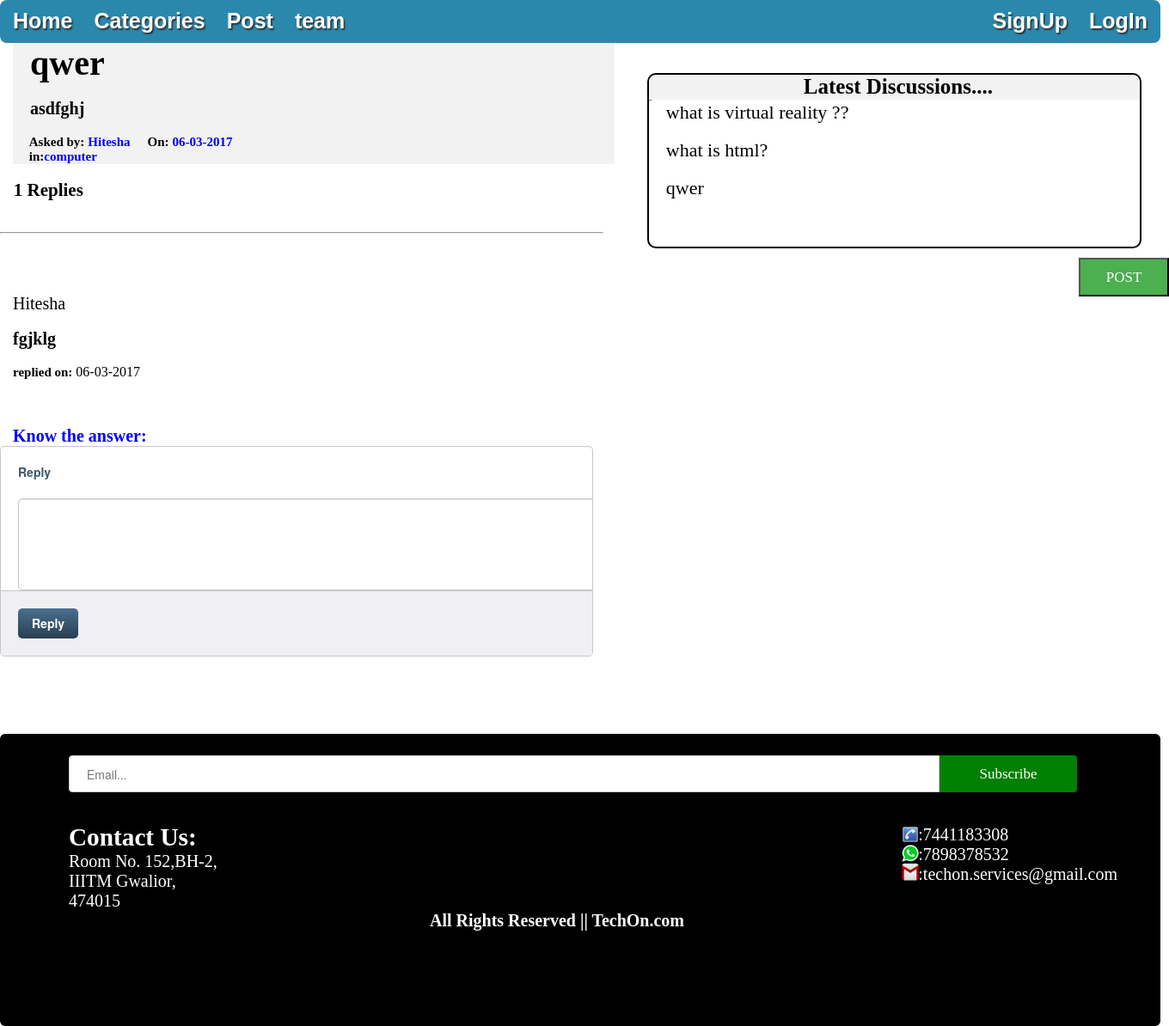
Screenshot of /topic.php?posts_topic=38 with the database file from the repository.
### tables this page shows
CREATE TABLE `topics` (
  `topic_id` int(8) NOT NULL,
  `topic_subject` varchar(255) NOT NULL,
  `topic_descr` text NOT NULL,
  `topic_date` datetime NOT NULL,
  `topic_cat` varchar(20) NOT NULL,
  `topic_by` int(8) NOT NULL
);

CREATE TABLE `users` (
  `id` int(8) NOT NULL,
  `name` varchar(30) NOT NULL,
  `username` varchar(20) NOT NULL,
  `gender` varchar(6) NOT NULL,
  `email` varchar(50) NOT NULL,
  `password` varchar(100) NOT NULL,
  `contact` varchar(20) NOT NULL,
  `udate` datetime NOT NULL,
  `user_level` int(2) NOT NULL
);

CREATE TABLE `posts` (
  `posts_id` int(8) NOT NULL,
  `posts_topic` int(8) NOT NULL,
  `posts_content` text NOT NULL,
  `posts_date` datetime NOT NULL,
  `posts_by` int(8) NOT NULL
);

### topic.php (the view, shortened to what this page needs)
<html>
<head>
<link rel="stylesheet" type="text/css" href="css/topic.css">
</head>
<body>
<div style="border:1px solid black; width:42%; height:200px; border-radius:10px; position:fixed; top:85px; right:32px; border-width:2px;">
<div style="background-color:#f2f2f2; height: 29px; border-radius:10px 10px 0 0;"><p align="center" style="text-align:center; margin-left:180px; margin-top:3px; font-weight:bold; font-size:25px;">Latest Discussions....</p></div>
<hr style="width:2px;">
<a href="posts.php">
<button type="button" class="but" >POST</button>
</a>
<?php
$query=mysql_query("SELECT * FROM topics ORDER BY topic_date DESC LIMIT 3");
while($row = mysql_fetch_assoc($query))
{
  $topic=$row['topic_subject'];
  $id=$row['topic_id'];
  echo "<p ><a href='topic.php?posts_topic=$id'  style='text-decoration:none; color:black; font-size:22px; font-weight:black; margin-left: 20px; '>
   ".$topic." </a><br><br>";
}
?>
</div>
<?php
include 'nvgbar.php';
$topicid=$_GET['posts_topic'];
$query = mysql_query("SELECT * FROM topics WHERE topic_id='$topicid'");
if(!$query)
{
	echo 'error';
}
else
{
	while($row = mysql_fetch_assoc($query))
	{
		$name=$row['topic_subject'];
    $descr=$row['topic_descr'];
    $date=$row['topic_date'];
    $date2=date('d-m-Y', strtotime($date));
    $cat=$row['topic_cat'];
    $by=$row['topic_by'];
    $query4=mysql_query("SELECT username FROM users WHERE id='$by'");
    $row4= mysql_fetch_assoc($query4);
    $username=$row4['username'];
		echo "<div class='heading' style='background-color:#f2f2f2;
  width:51.5%; margin-left:15px'><h1 style='text-align:left; color:black; font-size: 40px;'> &nbsp&nbsp$name</h1>
  <br>
  <p style='font-size:20px; font-weight:bold;'>&nbsp&nbsp&nbsp $descr</p>
  <br><br>
  <p style='font-size:15px; font-weight:bold;'>&nbsp&nbsp&nbsp &nbspAsked by:</p> <p style='font-size:15px; font-weight:bold; color:blue;'>$username</p>&nbsp&nbsp&nbsp&nbsp <p style='font-size:15px; font-weight:bold;'>On:</p> <p style='font-size:15px; font-weight:bold; color:blue;'>$date2</p>
  <br>
  <p style='font-size:15px; font-weight:bold; font-color:blue;'> &nbsp&nbsp&nbsp&nbsp&nbspin:</p><p style='font-size:15px; font-weight:bold; color:blue;'>$cat</p></div>";
	}
}
$query2 = mysql_query("SELECT * FROM posts WHERE posts_topic='$topicid' ORDER BY posts_date ASC");
$numrows = mysql_num_rows($query2);
echo "<br><p style='font-size:21px; font-weight:bold; color:black;'>&nbsp&nbsp&nbsp$numrows Replies</p><br><br><br>";
if(!$query2)
{
	echo 'error';
}
else
{
	while($row2= mysql_fetch_assoc($query2))
	{
    echo"<hr style='width:51.5%; float:left; size:2px; margin-left:0px'><br><br>";
		$content=$row2['posts_content'];
		$date=$row2['posts_date'];
		$by=$row2['posts_by'];
		$query3=mysql_query("SELECT username FROM users WHERE id='$by'");
		$row3= mysql_fetch_assoc($query3);
		$name=$row3['username'];
  echo "<div class='divigr'><br><br>";
  echo "<p style='color:blck; font-size:20px; margin-left:15px'> $name<p><br><br>";
		echo "<p style='font-size:20px;font-color:silver; font-weight:bold; margin-left:15px'> $content<p><br><br><p style='font-size:15px; font-weight:bold; margin-left:15px'> replied on:</p> ";
		 echo date('d-m-Y', strtotime($date));
      echo "<br>";
      echo "</div>";
	}
}
?>
<br><br><br>
<p style='font-size:20px; font-weight:bold; color:blue; margin-left:15px;'>Know the answer:</p>
<form method="post" action="reply.php?id1=<?php echo $topicid; ?>" class="woohoo">
  <fieldset class="account-info">
      <label>
    Reply
    </label>
    <textarea rows="7" cols="90" name="reply" class="textarea">
</textarea>
<br>
  </fieldset>
  <fieldset class="account-action">
    <input class="btn" type="submit" name="submit" value="Reply" >
  </fieldset>
</form>
<br><br><br><br><br>
</body>
<?php include 'footer.php'; ?>
</html>

### css/topic.css (style rules this page uses)
.woohoo { border: 1px solid #c6c7cc; border-radius: 5px; font: 14px/1.4 "Helvetica Neue", Helvetica, Arial, sans-serif; overflow: hidden; width: 688px; }
fieldset { border: 0; margin: 0; padding: 0; }
input { border-radius: 5px; font: 14px/1.4 "Helvetica Neue", Helvetica, Arial, sans-serif; margin: 0; }
.account-info { padding: 20px 20px 0 20px; }
.account-info label { color: #395870; display: block; font-weight: bold; margin-bottom: 20px; }
.account-action { background: #f0f0f2; border-top: 1px solid #c6c7cc; padding: 20px; }
.account-action .btn { background: linear-gradient(#49708f, #293f50); border: 0; color: #fff; cursor: pointer; font-weight: bold; float: left; padding: 8px 16px; }
.textarea { border: 1px solid #c6c7cc; border-radius: 5px; box-shadow: inset 0 1px 1px rgba(0, 0, 0, .1); }
p { display:inline; }

### topic.php (style rules this page uses)
button.but { position:fixed;top:300px;right:0px; background-color:#4CAF50; color: white; font-family: verdana; font-size: 17px; height:45px; width:105px; cursor: pointer; transition-duration: 0.4s; transition:width 2s; }

### footer.php (style rules this page uses)
* { margin:0; padding:0; }

### rows the page displays
topics: topic_subject "what is virtual reality ??"
topics: topic_subject "what is html?"
topics: topic_subject "qwer", topic_descr "asdfghj", topic_by.username "Hitesha", topic_date "06-03-2017", topic_cat "computer"
posts: users.username "Hitesha", posts_content "fgjklg", posts_date "06-03-2017"

### other values shown
$numrows "1"
